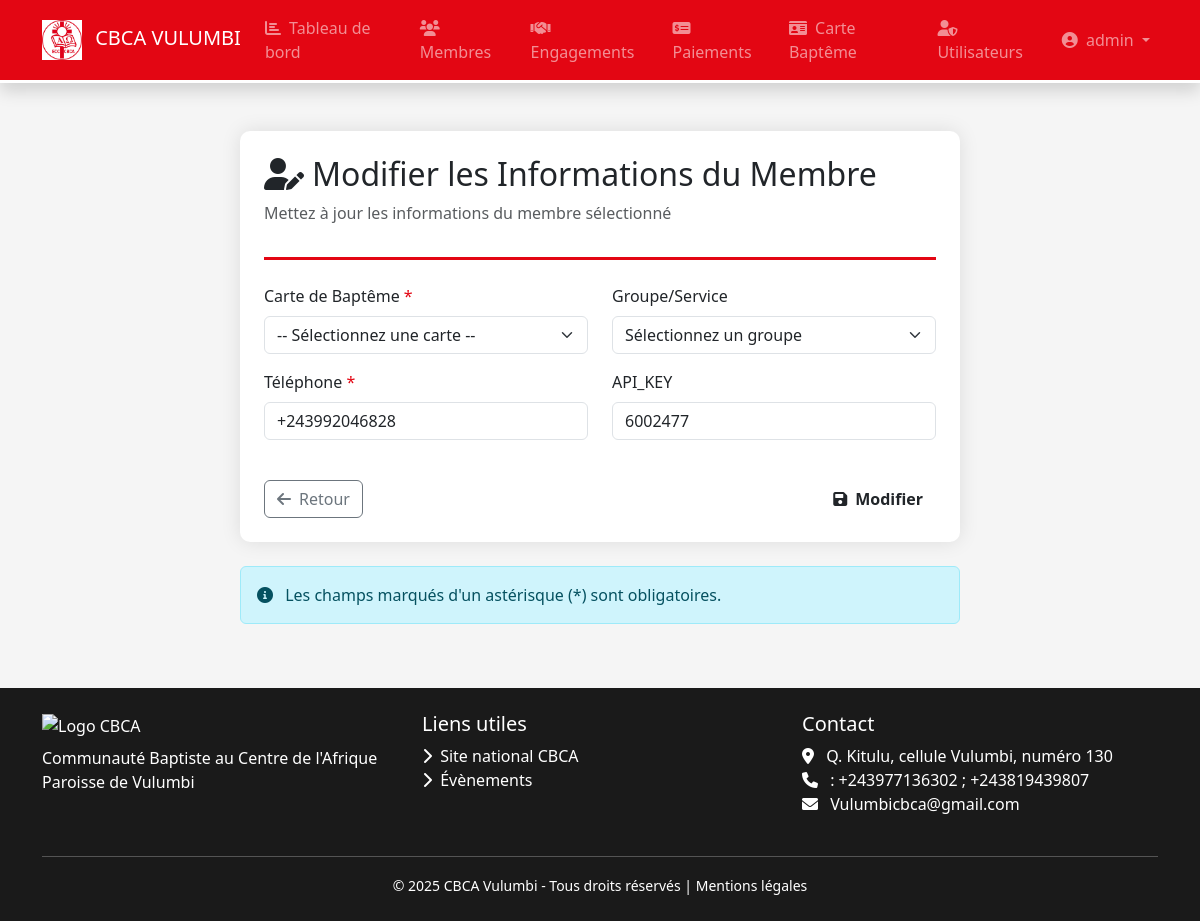
The page /membres/modifier/4 (signed in) on the database its author committed.
### models.py (models this page shows, shortened)
class User(db.Model, UserMixin):
    __tablename__ = 'users'
    id = db.Column(db.Integer, primary_key=True)
    username = db.Column(db.String(50), unique=True, nullable=False)
    password_hash = db.Column(db.String(128), nullable=False)
    role = db.Column(db.String(20), default='user')
    last_login = db.Column(db.DateTime)
    created_at = db.Column(db.DateTime, default=datetime.utcnow)

class Membre(db.Model):
    __tablename__ = 'membres'
    id = db.Column(db.Integer, primary_key=True)
    code_membre = db.Column(db.String(20), unique=True)
    telephone = db.Column(db.String(20),nullable=False)
    groupe = db.Column(db.String(50))
    statut = db.Column(db.String(20), default='actif')
    apikey_callmebot = db.Column(db.String(100), nullable=True)
    created_at = db.Column(db.DateTime, default=datetime.utcnow)
    cate_id = db.Column(db.Integer, db.ForeignKey('cartebapteme.id'), nullable=False)
    engagements = db.relationship('Engagement', backref='membre', lazy=True, cascade="all, delete-orphan")
    notifications = db.relationship('Notification', backref='membre', lazy=True, cascade="all, delete-orphan")

### app.py (the view, shortened to what this page needs)
@app.route('/membres/modifier/<int:id>', methods=['GET', 'POST'])
@login_required
def modifier_membre(id):
    from models import Membre, CarteBapteme
    membre = Membre.query.get_or_404(id)
    cartes = CarteBapteme.query.order_by(CarteBapteme.nom).all()
    groupes = ['Chorale', 'Jeunesse', 'Dames', 'Hommes', 'Enfants']
    return render_template('membres/modifier.html', title="Modifier membre", membre=membre, groupes=groupes, cartes=cartes)

### app.py (called while the page is built)
@login_manager.user_loader
def load_user(user_id):
    from models import User
    return User.query.get(int(user_id))

### templates/membres/modifier.html (shortened to what this page needs)
{% extends "base.html" %}
{% block content %}
<div class="container py-4">
    <div class="row justify-content-center">
        <div class="col-lg-8">
            <div class="form-section p-4 mb-4">
                <div class="form-header pb-3 mb-4">
                    <h2 class="text-cbca">
                        <i class="fas fa-user-edit me-2"></i>Modifier les Informations du Membre
                    </h2>
                    <p class="text-muted">Mettez à jour les informations du membre sélectionné</p>
                </div>
                <form method="POST">
                    <div class="row">
                        <div class="col-md-6">
                            <div class="mb-3">
                                <label for="carte" class="form-label required-field">Carte de Baptême</label>
                                <select id="carte" name="carte" class="form-select">
                                    <option value="">-- Sélectionnez une carte --</option>
                                </select>
                            </div>
                            <div class="mb-3">
                                <label for="telephone" class="form-label required-field">Téléphone</label>
                                <input type="tel" class="form-control" id="telephone" name="telephone"
                                       value="{{ membre.telephone }}" required>
                            </div>
                        </div>
                        <div class="col-md-6">
                            <div class="mb-3">
                                <label for="groupe" class="form-label">Groupe/Service</label>
                                <select class="form-select" id="groupe" name="groupe">
                                    <option value="">Sélectionnez un groupe</option>
                                </select>
                            </div>
                            <div class="mb-3">
                                <label for="api" class="form-label">API_KEY</label>
                                <input type="text" class="form-control" id="api" name="api"
                                       value="{{ membre.apikey_callmebot }}">
                            </div>
                        </div>
                    </div>
                    <div class="d-flex justify-content-between mt-4">
                        <a href="{{ url_for('liste_membres') }}" class="btn btn-outline-secondary">
                            <i class="fas fa-arrow-left me-2"></i>Retour
                        </a>
                        <button type="submit" class="btn btn-cbca">
                            <i class="fas fa-save me-2"></i>Modifier
                        </button>
                    </div>
                </form>
            </div>
            <div class="alert alert-info">
                <i class="fas fa-info-circle me-2"></i>
                Les champs marqués d'un astérisque (<span class="text-cbca">*</span>) sont obligatoires.
            </div>
        </div>
    </div>
</div>
{% endblock %}

### templates/base.html (shortened to what this page needs)
<!DOCTYPE html>
<html lang="fr">
<head>
    <link href="https://cdn.jsdelivr.net/npm/bootstrap@5.3.0/dist/css/bootstrap.min.css" rel="stylesheet">
    <link href="https://cdnjs.cloudflare.com/ajax/libs/font-awesome/6.0.0/css/all.min.css" rel="stylesheet">
    <link rel="stylesheet" href="{{ url_for('static', filename='css/style.css') }}">
</head>
<body>
<nav class="navbar navbar-expand-lg navbar-dark navbar-cbca shadow">
    <div class="container">
        <a class="navbar-brand" href="{% if current_user.is_authenticated and current_user.role == 'membre' %}{{ url_for('accueil_membre') }}{% else %}{{ url_for('accueil') }}{% endif %}">
            <img src="{{ url_for('static', filename='logo.JPG') }}" alt="Logo CBCA" height="40" class="me-2">
            <span class="d-none d-md-inline">CBCA VULUMBI</span>
        </a>
        <div class="collapse navbar-collapse" id="navbarContent">
            <ul class="navbar-nav me-auto">
                {% if current_user.is_authenticated and current_user.role == 'admin' %}
                    <li class="nav-item">
                        <a class="nav-link {% if request.endpoint == 'accueil' %}active{% endif %}" href="{{ url_for('accueil') }}">
                            <i class="fas fa-chart-bar me-1"></i> Tableau de bord
                        </a>
                    </li>
                    <li class="nav-item">
                        <a class="nav-link {% if request.endpoint and request.endpoint.startswith('liste_membres') %}active{% endif %}" href="{{ url_for('liste_membres') }}">
                            <i class="fas fa-users me-1"></i> Membres
                        </a>
                    </li>
                    <li class="nav-item">
                        <a class="nav-link {% if request.endpoint and request.endpoint.startswith('liste_engagements') %}active{% endif %}" href="{{ url_for('liste_engagements') }}">
                            <i class="fas fa-handshake me-1"></i> Engagements
                        </a>
                    </li>
                    <li class="nav-item">
                        <a class="nav-link {% if request.endpoint and request.endpoint.startswith('liste_paiements') %}active{% endif %}" href="{{ url_for('liste_paiements') }}">
                            <i class="fas fa-money-check-alt me-1"></i> Paiements
                        </a>
                    </li>
                    <li class="nav-item">
                        <a class="nav-link {% if request.endpoint and request.endpoint.startswith('liste_carte') %}active{% endif %}" href="{{ url_for('liste_carte') }}">
                            <i class="fas fa-id-card me-1"></i> Carte Baptême
                        </a>
                    </li>
                    <li class="nav-item">
                        <a class="nav-link {% if request.endpoint and request.endpoint.startswith('liste_utilisateurs') %}active{% endif %}" href="{{ url_for('liste_utilisateurs') }}">
                            <i class="fas fa-user-shield me-1"></i> Utilisateurs
                        </a>
                    </li>
                {% endif %}
            </ul>
            <ul class="navbar-nav">
                {% if current_user.is_authenticated %}
                <li class="nav-item dropdown">
                    <a class="nav-link dropdown-toggle" href="#" id="userDropdown" data-bs-toggle="dropdown">
                        <i class="fas fa-user-circle me-1"></i> {{ current_user.username }}
                    </a>
                </li>
                {% else %}
                <li class="nav-item">
                    <a class="nav-link" href="{{ url_for('login') }}">
                        <i class="fas fa-sign-in-alt me-1"></i> Connexion
                    </a>
                </li>
                {% endif %}
            </ul>
        </div>
    </div>
</nav>
<main class="container my-4 flex-grow-1">
    {% block content %}{% endblock %}
</main>
<footer class="py-4 text-white">
    <div class="container">
        <div class="row">
            <div class="col-md-4 mb-3">
                <img src="{{ url_for('static', filename='images/logo-cbca-white.png') }}" alt="Logo CBCA" height="50">
                <p class="mt-2 mb-0">Communauté Baptiste au Centre de l'Afrique<br>Paroisse de Vulumbi</p>
            </div>
            <div class="col-md-4 mb-3">
                <h5>Liens utiles</h5>
                <ul class="list-unstyled">
                    <li><a href="#" class="text-white text-decoration-none"><i class="fas fa-chevron-right me-1"></i> Site national CBCA</a></li>
                    <li><a href="https://www.bing.com/ck/a?!&&p=1d14503afc3ae7288a9dafbea88a6fae0a4e4fc865662607309451a5b9782316JmltdHM9MTc1NTU2MTYwMA&ptn=3&ver=2&hsh=4&fclid=2bdc9d18-43a1-656a-25f7-8b0b47a163b1&psq=CBCA&u=a1aHR0cHM6Ly93d3cub2lrb3VtZW5lLm9yZy9mci9tZW1iZXItY2h1cmNoZXMvY29tbXVuaXR5LW9mLWJhcHRpc3QtY2h1cmNoZXMtaW4tY2VudHJhbC1hZnJpY2EjOn46dGV4dD1UaGUlMjBDb21tdW5pdHklMjBvZiUyMEJhcHRpc3QlMjBDaHVyY2hlcyUyMGluJTIwQ2VudHJhbCUyMEFmcmljYSxvZiUyMENvbmdvLiUyMFRoZSUyMGNodXJjaCUyMGJlY2FtZSUyMGluZGVwZW5kZW50JTIwaW4lMjAxOTY0Lg&ntb=1" class="text-white text-decoration-none"><i class="fas fa-chevron-right me-1"></i> Évènements</a></li>
                </ul>
            </div>
            <div class="col-md-4 mb-3">
                <h5>Contact</h5>
                <address>
                    <i class="fas fa-map-marker-alt me-2"></i> Q. Kitulu, cellule Vulumbi, numéro 130<br>
                    <i class="fas fa-phone me-2"></i> : +243977136302 ; +243819439807<br>
                    <i class="fas fa-envelope me-2"></i> Vulumbicbca@gmail.com
                </address>
            </div>
        </div>
        <hr class="my-2 bg-light">
        <div class="text-center pt-2">
            <small>&copy; 2025 CBCA Vulumbi - Tous droits réservés | <a href="#" class="text-white text-decoration-none">Mentions légales</a></small>
        </div>
    </div>
</footer>
</body>
</html>

### static/style.css (style rules this page uses)
body { font-family: 'Segoe UI', 'Roboto', sans-serif; background-color: var(--cbcagray); }
.navbar-cbca { border-bottom: 3px solid white; }
.btn-cbca { border-radius: 8px; font-weight: 600; transition: all 0.3s; }

### templates/base.html (style rules this page uses)
:root { --cbcared:#e30613; --cbcawhite:#fff; --cbcadark:#1a1a1a; --cbcagray:#f5f5f5; }
body { font-family: 'Segoe UI', Tahoma, Geneva, Verdana, sans-serif; background: var(--cbcagray); display:flex; flex-direction:column; min-height:100vh; }
.navbar-cbca { background-color: var(--cbcared); border-bottom: 3px solid white; }
.btn-cbca { background: var(--cbcared); border-color: var(--cbcared); color: #fff; }
footer { background: var(--cbcadark); margin-top:auto; }

### templates/membres/modifier.html (style rules this page uses)
.form-section { background-color: white; border-radius: 10px; box-shadow: 0 0 20px rgba(0,0,0,0.1); }
.form-header { border-bottom: 3px solid #e30613; }
.required-field::after { content: " *"; color: #e30613; }

### rows shown on the page
User: username "admin"
Membre: telephone "+243992046828", api "6002477"
